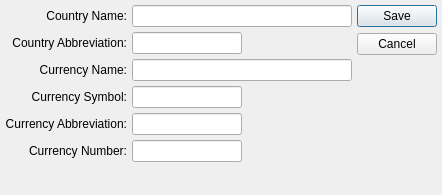
<?xml version="1.0" encoding="UTF-8"?>
<ui version="4.0">
 <comment>This file is part of the xTuple ERP: PostBooks Edition, a free and
open source Enterprise Resource Planning software suite,
Copyright (c) 1999-2019 by OpenMFG LLC, d/b/a xTuple.
It is licensed to you under the Common Public Attribution License
version 1.0, the full text of which (including xTuple-specific Exhibits)
is available at www.xtuple.com/CPAL.  By using this software, you agree
to be bound by its terms.</comment>
 <class>country</class>
 <widget class="QDialog" name="country">
  <property name="geometry">
   <rect>
    <x>0</x>
    <y>0</y>
    <width>442</width>
    <height>195</height>
   </rect>
  </property>
  <property name="minimumSize">
   <size>
    <width>400</width>
    <height>130</height>
   </size>
  </property>
  <property name="windowTitle">
   <string>Country</string>
  </property>
  <layout class="QGridLayout" name="gridLayout">
   <item row="0" column="0">
    <layout class="QVBoxLayout">
     <property name="spacing">
      <number>0</number>
     </property>
     <item>
      <layout class="QGridLayout">
       <property name="spacing">
        <number>5</number>
       </property>
       <item row="3" column="1">
        <layout class="QHBoxLayout">
         <property name="spacing">
          <number>5</number>
         </property>
         <item>
          <widget class="QLineEdit" name="_currSymbol">
           <property name="text">
            <string/>
           </property>
          </widget>
         </item>
         <item>
          <spacer>
           <property name="orientation">
            <enum>Qt::Horizontal</enum>
           </property>
           <property name="sizeType">
            <enum>QSizePolicy::Expanding</enum>
           </property>
           <property name="sizeHint" stdset="0">
            <size>
             <width>20</width>
             <height>10</height>
            </size>
           </property>
          </spacer>
         </item>
        </layout>
       </item>
       <item row="1" column="0">
        <widget class="QLabel" name="label">
         <property name="text">
          <string>Country Abbreviation:</string>
         </property>
         <property name="alignment">
          <set>Qt::AlignRight|Qt::AlignTrailing|Qt::AlignVCenter</set>
         </property>
        </widget>
       </item>
       <item row="4" column="1">
        <layout class="QHBoxLayout">
         <property name="spacing">
          <number>5</number>
         </property>
         <item>
          <widget class="QLineEdit" name="_currAbbr">
           <property name="text">
            <string/>
           </property>
          </widget>
         </item>
         <item>
          <spacer>
           <property name="orientation">
            <enum>Qt::Horizontal</enum>
           </property>
           <property name="sizeType">
            <enum>QSizePolicy::Expanding</enum>
           </property>
           <property name="sizeHint" stdset="0">
            <size>
             <width>20</width>
             <height>10</height>
            </size>
           </property>
          </spacer>
         </item>
        </layout>
       </item>
       <item row="1" column="1">
        <layout class="QHBoxLayout">
         <item>
          <widget class="QLineEdit" name="_abbr"/>
         </item>
         <item>
          <spacer>
           <property name="orientation">
            <enum>Qt::Horizontal</enum>
           </property>
           <property name="sizeHint" stdset="0">
            <size>
             <width>20</width>
             <height>10</height>
            </size>
           </property>
          </spacer>
         </item>
        </layout>
       </item>
       <item row="3" column="0">
        <widget class="QLabel" name="_currSymbolLiteral">
         <property name="text">
          <string>Currency Symbol:</string>
         </property>
         <property name="alignment">
          <set>Qt::AlignRight|Qt::AlignTrailing|Qt::AlignVCenter</set>
         </property>
        </widget>
       </item>
       <item row="2" column="0">
        <widget class="QLabel" name="label_2">
         <property name="text">
          <string>Currency Name:</string>
         </property>
         <property name="alignment">
          <set>Qt::AlignRight|Qt::AlignTrailing|Qt::AlignVCenter</set>
         </property>
        </widget>
       </item>
       <item row="0" column="0">
        <widget class="QLabel" name="_countryNameLiteral">
         <property name="text">
          <string>Country Name:</string>
         </property>
         <property name="alignment">
          <set>Qt::AlignRight|Qt::AlignTrailing|Qt::AlignVCenter</set>
         </property>
        </widget>
       </item>
       <item row="0" column="1">
        <widget class="QLineEdit" name="_name">
         <property name="text">
          <string/>
         </property>
        </widget>
       </item>
       <item row="4" column="0">
        <widget class="QLabel" name="_currAbbrLiteral">
         <property name="text">
          <string>Currency Abbreviation:</string>
         </property>
         <property name="alignment">
          <set>Qt::AlignRight|Qt::AlignTrailing|Qt::AlignVCenter</set>
         </property>
        </widget>
       </item>
       <item row="2" column="1">
        <layout class="QHBoxLayout">
         <item>
          <widget class="QLineEdit" name="_currName"/>
         </item>
        </layout>
       </item>
       <item row="5" column="0">
        <widget class="QLabel" name="label_3">
         <property name="text">
          <string>Currency Number:</string>
         </property>
         <property name="alignment">
          <set>Qt::AlignRight|Qt::AlignTrailing|Qt::AlignVCenter</set>
         </property>
        </widget>
       </item>
       <item row="5" column="1">
        <layout class="QHBoxLayout">
         <item>
          <widget class="QLineEdit" name="_currNumber"/>
         </item>
         <item>
          <spacer>
           <property name="orientation">
            <enum>Qt::Horizontal</enum>
           </property>
           <property name="sizeHint" stdset="0">
            <size>
             <width>20</width>
             <height>10</height>
            </size>
           </property>
          </spacer>
         </item>
        </layout>
       </item>
      </layout>
     </item>
     <item>
      <spacer>
       <property name="orientation">
        <enum>Qt::Vertical</enum>
       </property>
       <property name="sizeHint" stdset="0">
        <size>
         <width>20</width>
         <height>0</height>
        </size>
       </property>
      </spacer>
     </item>
    </layout>
   </item>
   <item row="0" column="1">
    <widget class="QDialogButtonBox" name="_buttonBox">
     <property name="orientation">
      <enum>Qt::Vertical</enum>
     </property>
     <property name="standardButtons">
      <set>QDialogButtonBox::Cancel|QDialogButtonBox::Save</set>
     </property>
    </widget>
   </item>
  </layout>
 </widget>
 <layoutdefault spacing="5" margin="5"/>
 <tabstops>
  <tabstop>_name</tabstop>
  <tabstop>_abbr</tabstop>
  <tabstop>_currName</tabstop>
  <tabstop>_currSymbol</tabstop>
  <tabstop>_currAbbr</tabstop>
  <tabstop>_currNumber</tabstop>
 </tabstops>
 <resources/>
 <connections>
  <connection>
   <sender>_buttonBox</sender>
   <signal>rejected()</signal>
   <receiver>country</receiver>
   <slot>reject()</slot>
   <hints>
    <hint type="sourcelabel">
     <x>395</x>
     <y>99</y>
    </hint>
    <hint type="destinationlabel">
     <x>220</x>
     <y>97</y>
    </hint>
   </hints>
  </connection>
 </connections>
</ui>
